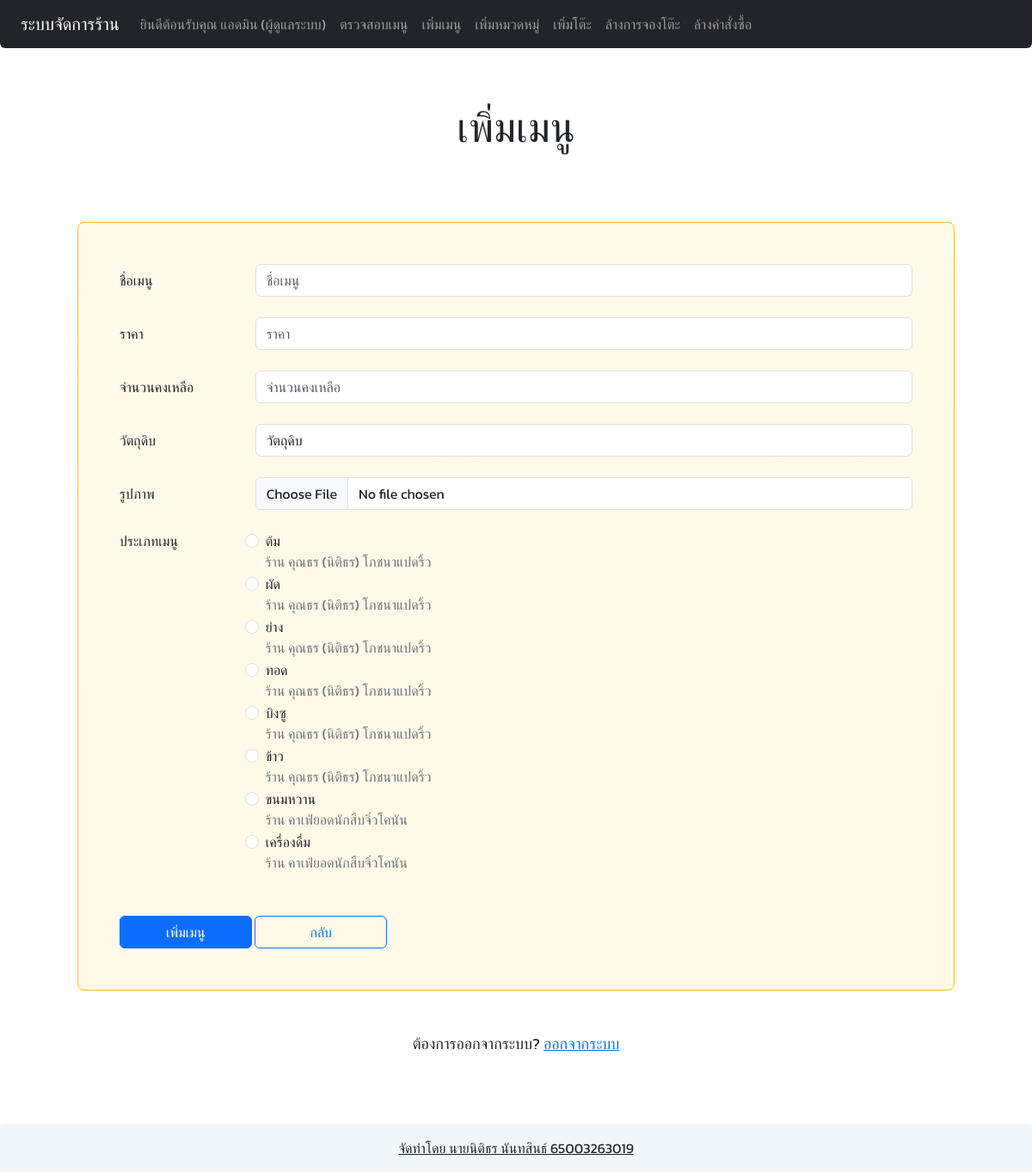
/admin/menu_add.php?add=menu (signed in), run on the app's committed database.
### tables this page shows
CREATE TABLE `e_eatery_member` (
  `e_eatery_member_id` int(4) NOT NULL,
  `e_eatery_member_username` varchar(256) NOT NULL,
  `e_eatery_member_password` varchar(512) NOT NULL,
  `e_eatery_member_fullname` varchar(256) NOT NULL,
  `e_eatery_member_type` varchar(256) NOT NULL,
  `e_eatery_member_status` varchar(256) NOT NULL,
  `e_eatery_member_image_path` varchar(256) NOT NULL,
  `e_eatery_member_date` timestamp NOT NULL DEFAULT current_timestamp() ON UPDATE current_timestamp(),
  `fk_eatery_id` int(3) NOT NULL
);

CREATE TABLE `e_menu_category` (
  `e_menu_category_id` int(3) NOT NULL,
  `e_menu_category_name` varchar(256) NOT NULL,
  `e_menu_category_type` varchar(256) NOT NULL,
  `e_menu_category_status` varchar(256) NOT NULL,
  `e_menu_category_image_path` varchar(256) NOT NULL,
  `fk_eatery_id` int(3) NOT NULL
);

CREATE TABLE `e_eatery` (
  `e_eatery_id` int(3) NOT NULL,
  `e_eatery_name` varchar(256) NOT NULL,
  `e_eatery_address` varchar(256) NOT NULL,
  `e_eatery_phone` varchar(10) NOT NULL,
  `e_eatery_status` varchar(256) NOT NULL
);

### authentication.php (called while the page is built, shortened)
<?php
    require_once "db_connect.php";
    if (isset($_SESSION['sess_user']) && isset($_SESSION['sess_id'])) {
        $user = $_SESSION['sess_user'];
        $sql = "SELECT * from e_eatery_member WHERE e_eatery_member_username = :user";
        $stmt = $pdo->prepare($sql);
        $stmt->bindParam(':user',$user);
        $stmt->execute();
        $user_data = $stmt->fetch(PDO::FETCH_ASSOC);
    }

### admin/menu_add.php (the view, shortened to what this page needs)
<!DOCTYPE html>
<html lang="en">
<head>
    <link rel="stylesheet" href="../css/styles.css">
    <link href="../css/bootstrap.min.css" rel="stylesheet">
</head>
<?php
    require_once "../authentication.php";
?>
<?php
    require_once "../db_connect.php";
    $sql = "SELECT * FROM e_menu_category";
    $stmt = $pdo->query($sql);
    $emc_data = $stmt->fetchAll();
?>
<body>
    <nav class="navbar navbar-expand-md navbar-dark bg-dark rounded-bottom fixed-top">
            <span>&nbsp&nbsp&nbsp&nbsp</span>
            <a class="navbar-brand" href="#">&nbsp&nbspระบบจัดการร้าน </a>
            <div class="navbar-collapse collapse" id="navbars04">
                <ul class="navbar-nav mr-auto">
                    <li class="nav-item active">
                        <a class="nav-link" href="#">ยินดีต้อนรับคุณ <?php echo $user_data["e_eatery_member_fullname"]; ?> <span class="sr-only"> (ผู้ดูแลระบบ) </span></a>
                    </li>
                    <li class="nav-item">
                        <a class="nav-link" href="menu.php">ตรวจสอบเมนู</a>
                    </li>
                    <li class="nav-item">
                        <a class="nav-link" href="menu_add.php?add=menu">เพิ่มเมนู</a>
                    </li>
                    <li class="nav-item">
                        <a class="nav-link" href="menu_add.php?add=category">เพิ่มหมวดหมู่</a>
                    </li>
                    <li class="nav-item">
                        <a class="nav-link" href="table_add.php">เพิ่มโต๊ะ</a>
                    </li>
                    <li class="nav-item">
                        <a class="nav-link" href="table_clear.php">ล้างการจองโต๊ะ</a>
                    </li>
                    <li class="nav-item">
                        <a class="nav-link" href="table_order_clear.php">ล้างคำสั่งซื้อ</a>
                    </li>
                </ul>
            </div>
    </nav>
<?php
    if (isset($_GET["add"]) and $_GET["add"] == 'menu' or (isset($_GET["submitted"]) AND isset($_GET["menu"]))) {
    echo '
    <div class="container">
        <br><br><br>
        <h1 class="pt-5 display-5 text-center">เพิ่มเมนู</h1>
        <br>
        <div class="p-5 m-5 bg-warning bg-gradient bg-opacity-10 border border-warning rounded-3">
            <form action="menu_add.php?submitted&menu" method="post" enctype="multipart/form-data">
                <div class="form-group row">
                    <label class="col-sm-2 col-form-label" for="e_menu_name">ชื่อเมนู</label>
                    <div class="col-sm-10">
                        <input id="e_menu_name" class="form-control" type="text" name="e_menu_name" placeholder="ชื่อเมนู" required/>
                    </div>
                </div>
                <br>
                <div class="form-group row">
                    <label class="col-sm-2 col-form-label" for="e_menu_price">ราคา</label>
                    <div class="col-sm-10">
                        <input id="e_menu_price" class="form-control" type="text" name="e_menu_price" placeholder="ราคา" required/>
                    </div>
                </div>
                <br>
                <div class="form-group row">
                    <label class="col-sm-2 col-form-label" for="e_menu_remain_amount">จำนวนคงเหลือ</label>
                    <div class="col-sm-10">
                        <input id="e_menu_remain_amount" class="form-control" type="text" name="e_menu_remain_amount" placeholder="จำนวนคงเหลือ" required/>
                    </div>
                </div>
                <br>
                <div class="form-group row">
                    <label class="col-sm-2 col-form-label" for="e_menu_ingredient">วัตถุดิบ</label>
                    <div class="col-sm-10">
                        <input id="e_menu_ingredient" class="form-control" type="text" name="e_menu_ingredient" placeholder="วัตถุดิบ" value="วัตถุดิบ"/>
                    </div>
                </div>
                <br>
                <div class="form-group row">
                    <label class="col-sm-2 col-form-label" for="e_menu_image">รูปภาพ</label>
                    <div class="col-sm-10">
                    <input id="e_menu_image" class="form-control" type="file" name="e_menu_image" placeholder="รูปภาพ">
                    </div>
                </div>
                <br>
                <fieldset class="form-group">
                    <div class="row">
                        <legend class="col-form-label col-sm-2 pt-0">ประเภทเมนู</legend>
                        <div class="col-sm-10">';?>
                            <?php
                                foreach($emc_data as $emc) {
                                    $sql = "SELECT * FROM e_eatery WHERE e_eatery_id = ". $emc["fk_eatery_id"];
                                    $stmt = $pdo->query($sql);
                                    $e_data = $stmt->fetch();
                                    echo '
                                    <div class="row">
                                    <div class="form-check">
                                        <input class="form-check-input" type="radio" name="category_id" id="'.$emc["e_menu_category_name"].'" value="'.$emc["e_menu_category_id"].'" required>
                                        <label class="form-check-label" for="'.$emc["e_menu_category_name"].'">
                                        <div class="col">' .$emc["e_menu_category_name"] . '</div><div class="col"><span class="text-secondary"> ร้าน '. $e_data["e_eatery_name"] .'</div></span>
                                        </label>
                                    </div></div>
                                    ';
                                }
                            ?><?php echo '
                        </div>
                    </div>
                </fieldset>
                <br><br>
                <button type="submit" class="col-sm-2 btn btn-primary" onclick="confirm(\'ท่านยืนยันการเพิ่มเมนูหรือไม่ ?\')">เพิ่มเมนู</button>
                <a href="menu.php" class="col-sm-2 btn btn-outline-primary">กลับ</a>
            </form>
        </div>
    </div>
    <div class="container mb-5">
        <div class="text-center">
            <p>ต้องการออกจากระบบ? <a href="../app/logout.php">ออกจากระบบ</a></p>
            <br><br><br>
        </div>
    </div>
    <footer class="fixed-bottom bg-body-tertiary text-center text-lg-start rounded-top">
        <div class="text-center p-3" style="background-color: rgba(97, 218, 255, 0.05)">
            <a class="text-body" href="#">จัดทำโดย นายนิติธร นันทสินธ์ 65003263019</a>
        </div>
    </footer>
</body>
';
}?>

### css/styles.css (style rules this page uses)
* { font-family: "Kanit", sans-serif; }
p { font-size: large; }

### data on the page
e_eatery_member: e_eatery_member_fullname "แอดมิน"
e_menu_category: e_menu_category_name "ต้ม", fk_eatery.e_eatery_name "คุณธร (นิติธร) โภชนาแปดริ้ว"
e_menu_category: e_menu_category_name "ผัด", fk_eatery.e_eatery_name "คุณธร (นิติธร) โภชนาแปดริ้ว"
e_menu_category: e_menu_category_name "ย่าง", fk_eatery.e_eatery_name "คุณธร (นิติธร) โภชนาแปดริ้ว"
e_menu_category: e_menu_category_name "ทอด", fk_eatery.e_eatery_name "คุณธร (นิติธร) โภชนาแปดริ้ว"
e_menu_category: e_menu_category_name "บิงซู", fk_eatery.e_eatery_name "คุณธร (นิติธร) โภชนาแปดริ้ว"
e_menu_category: e_menu_category_name "ข้าว", fk_eatery.e_eatery_name "คุณธร (นิติธร) โภชนาแปดริ้ว"
e_menu_category: e_menu_category_name "ขนมหวาน", fk_eatery.e_eatery_name "คาเฟ่ยอดนักสืบจิ๋วโคนัน"
e_menu_category: e_menu_category_name "เครื่องดื่ม", fk_eatery.e_eatery_name "คาเฟ่ยอดนักสืบจิ๋วโคนัน"
